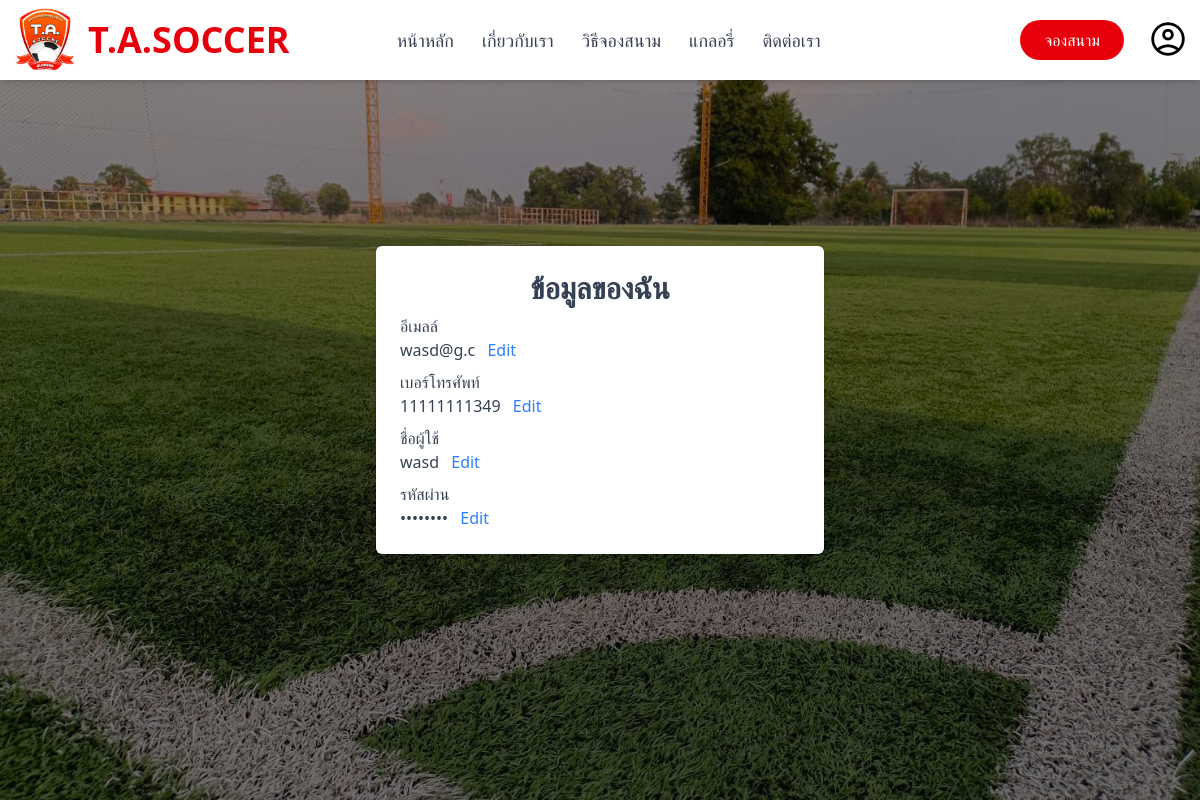
Screenshot of /myaccount/ (signed in) with the database file from the repository.
### Useraccounts/models.py (models this page shows, shortened)
class CustomerUsers(AbstractUser):
    phone_number = models.CharField(max_length=10, blank=True, null=True)
    groups = models.ManyToManyField(
        'auth.Group',
        related_name='customer_users',
        blank=True,
        help_text='The groups this user belongs to.',
        verbose_name='groups',
    )
    user_permissions = models.ManyToManyField(
        'auth.Permission',
        related_name='customer_users',
        blank=True,
        help_text='Specific permissions for this user.',
        verbose_name='user permissions',
    )
    class Meta:
        verbose_name = 'Customer User'
        verbose_name_plural = 'Customer Users'

### LoginSystem/views/LoginViews.py (the view)
# urls.py: path('myaccount/', LoginViews.UserEditView, name='edituser'),
def UserEditView(request):
    logged_in = check_login(request)
    return render(request, 'public/edit-user.html', logged_in)

### LoginSystem/views/LoginViews.py (called while the page is built)
def check_login(request):
    return {
        'loggedin': request.user.is_authenticated,
        'user': request.user
    }

### templates/public/edit-user.html (shortened to what this page needs)
{% extends 'public/base.html' %}
{% load static %}
{% block content %}
<div class="flex justify-center items-center h-screen bg-cover bg-center" style="background-image: linear-gradient(rgba(0, 0, 0, 0.4), rgba(0, 0, 0, 0.4)), url({% static 'images/test.jpg' %});">
    <div class="p-6 shadow-lg bg-white rounded-md w-full max-w-md text-gray-700">
        <h1 class="text-3xl block text-center font-semibold">ข้อมูลของฉัน</h1>
        <div>
            <div class="flex gap-2 items-baseline">
                <h1 class="block text-base mb-1 mt-2 text-gray-700">อีเมลล์</h1>
            </div>
            <span id="emailText" class="text-gray-700">{{user.email}}</span>
            <button id="emailButton" onclick="toggleEdit('email')" class="text-blue-500 hover:underline ml-2" style="cursor: pointer;">Edit</button>
        </div>
        <div>
            <div class="flex gap-2 items-baseline">
                <h1 class="block text-base mb-1 mt-2 text-gray-700">เบอร์โทรศัพท์</h1>
            </div>
            <span id="phoneNumText" class="text-gray-700">{{user.phone_number}}</span>
            <button id="phoneNumButton" onclick="toggleEdit('phoneNum')" class="text-blue-500 hover:underline ml-2" style="cursor: pointer;">Edit</button>
        </div>
        <div>
            <div class="flex gap-2 items-baseline">
                <h1 class="block text-base mb-1 mt-2 text-gray-700">ชื่อผู้ใช้</h1>
            </div>
            <span id="usernameText" class="text-gray-700">{{user.username}}</span>
            <button id="usernameButton" onclick="toggleEdit('username')" class="text-blue-500 hover:underline ml-2" style="cursor: pointer;">Edit</button>
        </div>
        <div>
            <div class="flex gap-2 items-baseline">
                <h1 class="block text-base mb-1 mt-2 text-gray-700">รหัสผ่าน</h1>
            </div>
            <span id="passwordText" class="text-gray-700">••••••••</span>
            <button id="passwordButton" onclick="toggleEdit('password')" class="text-blue-500 hover:underline ml-2" style="cursor: pointer;">Edit</button>
        </div>
    </div>
</div>
{% endblock %}

### rows the page displays
CustomerUsers: email "wasd@g.c", phone_number "11111111349", username "wasd"
